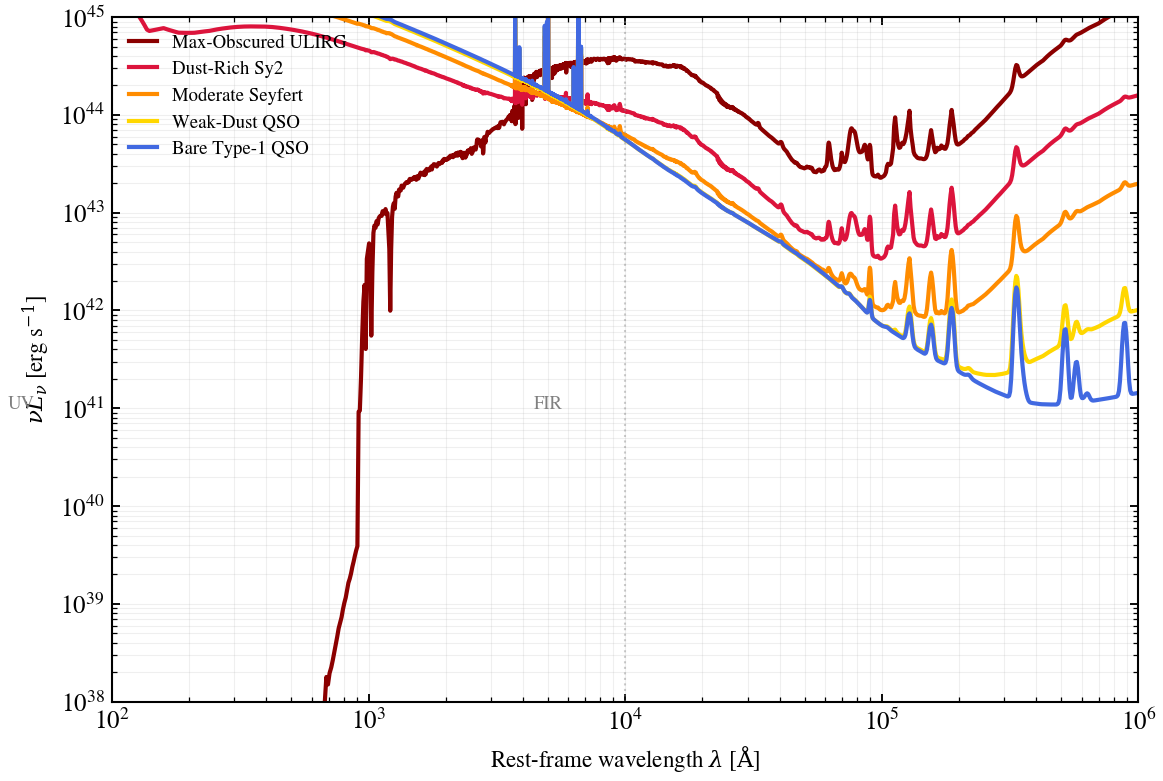

Python code for this plot:
"""
ULIRG→QSO evolutionary sequence: dust-obscured starburst to bare quasar
=======================================================================

Sanders et al. (1988) proposed that Ultra-Luminous Infrared Galaxies (ULIRGs)
are the dust-shrouded precursors to optical QSOs. This sequence traces
progressive unveiling of a buried AGN through five stages:

1. **Max-Obscured Starburst** (τ_V = 5.0): Dust-buried, negligible AGN.
2. **Dust-Rich Seyfert 2** (τ_V = 2.0): AGN emerges through dust; mixed SFR/AGN.
3. **Moderate Seyfert** (τ_V = 0.5): AGN brightens; dust thins; transition regime.
4. **Weak-Dust QSO** (τ_V = 0.05): AGN dominates; dust nearly cleared.
5. **Bare Type-1 QSO** (τ_V ≈ 0): Pure unobscured AGN; UV-to-FIR from hot disc.

As obscuration decreases, the rest-frame SED morphology transforms:
the FIR dust-emission bump shrinks while the UV continuum brightens.

**References:**

- Sanders et al. (1988) ApJ 325, 74: ULIRG/QSO connection hypothesis

- Veilleux et al. (2009) ARA&A 47, 63: ULIRG/QSO transition review
"""

import os

os.environ["TF_CPP_MIN_LOG_LEVEL"] = "2"  # suppress XLA/PjRt C++ INFO+WARNING logs

import warnings

import jax
import matplotlib.pyplot as plt
import numpy as np

import tengri
from tengri.analysis.plotting import setup_style

setup_style()
warnings.filterwarnings("ignore", message=".*BakedInBackend.*")
warnings.filterwarnings("ignore", message=".*deprecated.*")

# Physical constant: c in Angstrom/s
C_AA_PER_S = 2.998e18

ssp = tengri.load_ssp()

# ============================================================================
# Define the ULIRG→QSO sequence: (tau_V, agn_frac) pairs
# ============================================================================
# tau_V governs the visual optical depth of dust attenuation (Calzetti law).
# agn_frac is the AGN luminosity fraction of the total bolometric output.
#
# Sequence progression:
#  (5.0, 0.00) → (2.0, 0.40) → (0.5, 0.70) → (0.05, 0.95) → (0.00, 1.00)

sequence = [
    {"stage": "Max-Obscured ULIRG", "tau_v": 5.0, "agn_frac": 0.00},
    {"stage": "Dust-Rich Sy2", "tau_v": 2.0, "agn_frac": 0.40},
    {"stage": "Moderate Seyfert", "tau_v": 0.5, "agn_frac": 0.70},
    {"stage": "Weak-Dust QSO", "tau_v": 0.05, "agn_frac": 0.95},
    {"stage": "Bare Type-1 QSO", "tau_v": 0.00, "agn_frac": 1.00},
]

# ============================================================================
# Helper: build a single archetype model
# ============================================================================


def build_ulirg_qso_model(tau_v, agn_frac):
    """
    Construct a SEDModel along the ULIRG→QSO sequence.

    Parameters
    ----------
    tau_v : float
        Visual optical depth (dust attenuation) [dimensionless].
    agn_frac : float
        AGN luminosity fraction [0–1].

    Returns
    -------
    model : tengri.SEDModel
        Fitted model with fixed SFH, dust, and AGN parameters.
    params : dict
        Sampled parameter dict.
    """
    # Fiducial bolometric AGN luminosity (log L_bol / L_sun)
    log_lbol = 12.0

    # SFR decreases as AGN fraction increases (energy budget constraint)
    # At agn_frac=0 (pure starburst): high SFR; at agn_frac=1 (pure QSO): low SFR
    log_sfr = 1.5 - 2.0 * agn_frac

    # Dust emission is computed from tau_v (via two-component reddening).
    # tau_diff and tau_bc scale with tau_v; here we use a simple proportionality.
    # tau_V = tau_bc + tau_diff (approximation), splitting ~80% birth cloud, ~20% diffuse.
    tau_bc = 0.8 * tau_v
    tau_diff = 0.2 * tau_v

    agn_dict = {
        "type": "composable",
        "log_lbol": log_lbol,
        "frac": agn_frac,
        "disc": {"type": "multicolor", "*": tengri.FIXED},
        "torus": {"type": "skirtor", "*": tengri.FIXED},
        "lines": {"type": "nlr", "*": tengri.FIXED},
        "*": tengri.FIXED,
    }

    model = tengri.SEDModel.build(
        ssp,
        sfh={"type": "const", "*": tengri.FIXED, "log_sfr": log_sfr},
        dust={
            "type": "two_component",
            "*": tengri.FIXED,
            "tau_bc": tau_bc,
            "tau_diff": tau_diff,
            "emission": {"type": "dale2014", "*": tengri.FIXED},
        },
        agn=agn_dict,
        redshift=tengri.Fixed(0.0),
    )

    params = dict(model.spec.sample(jax.random.PRNGKey(0)))
    return model, params


# ============================================================================
# Compute SEDs for all five archetypes
# ============================================================================

seds = []
for item in sequence:
    model, params = build_ulirg_qso_model(item["tau_v"], item["agn_frac"])
    out = model.predict_rest_sed(params)
    wave = np.asarray(out.wavelength)
    sed = np.asarray(out.sed)
    nu_l_nu = (C_AA_PER_S / wave) * sed
    seds.append(
        {"stage": item["stage"], "wave": wave, "nu_l_nu": nu_l_nu}
    )

# ============================================================================
# Plot: ULIRG→QSO sequence on a single νLν panel
# ============================================================================

fig, ax = plt.subplots(figsize=(8.0, 5.5))

# Color scheme: from deep red (ULIRG) to blue (QSO)
colors = ["#8B0000", "#DC143C", "#FF8C00", "#FFD700", "#4169E1"]
stages = [s["stage"] for s in sequence]

for i, (sed, color) in enumerate(zip(seds, colors)):
    ax.loglog(sed["wave"], sed["nu_l_nu"], color=color, lw=2.0, label=stages[i])

# Annotation: dust-dominated regime (FIR) vs. continuum-dominated regime (UV)
ax.axvline(100.0, color="gray", linestyle=":", alpha=0.4, linewidth=1.0)
ax.axvline(1e4, color="gray", linestyle=":", alpha=0.4, linewidth=1.0)
ax.text(50, 1e41, "UV", fontsize=9, color="gray", ha="right")
ax.text(5e3, 1e41, "FIR", fontsize=9, color="gray", ha="center")

ax.set_xlim(100, 1e6)
ax.set_ylim(1e38, 1e45)
ax.set_xlabel(r"Rest-frame wavelength $\lambda$ [$\mathrm{\AA}$]", fontsize=11)
ax.set_ylabel(r"$\nu L_\nu$ [erg s$^{-1}$]", fontsize=11)
ax.legend(loc="upper left", fontsize=9, framealpha=0.95)
ax.grid(True, which="both", alpha=0.2, linestyle="-", linewidth=0.5)

fig.tight_layout()
plt.savefig("plot_ulirg_to_qso_transition.png", dpi=150, bbox_inches="tight")
